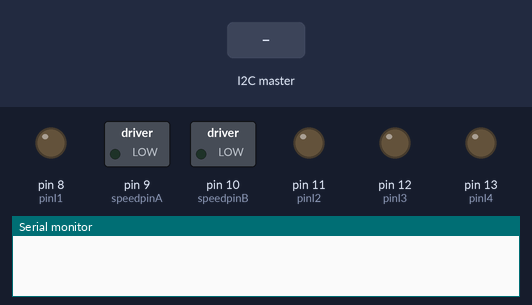
Simulated run of this sketch. Board: Arduino Uno, built with avr-gcc and run on an emulated ATmega328P. Parts: switched loads named in the sketch (green lamp = pin HIGH), output pins drawn as LEDs (lit = HIGH), the last lines printed to the serial monitor. The test bench sets the inputs (shaded band).

Above: at 1.2 s.
1.3 s: the I2C master sends the byte 1
At 2.4 s:
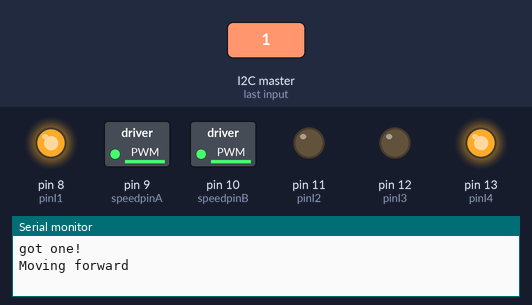
2.8 s: the I2C master sends the byte 0
At 3.5 s:
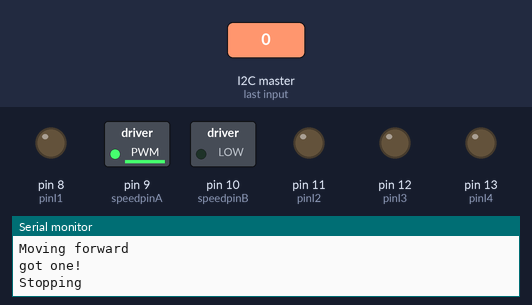
4.3 s: the I2C master sends the byte 2
At 4.7 s:
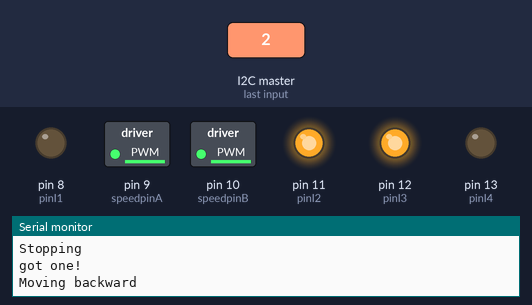
5.8 s: the I2C master sends the byte 90
At 7.0 s:
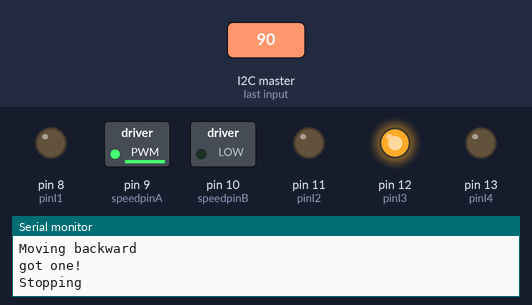
Timing chart, 0 to 8.3 s (numbered marks = the images above; inputs shaded):
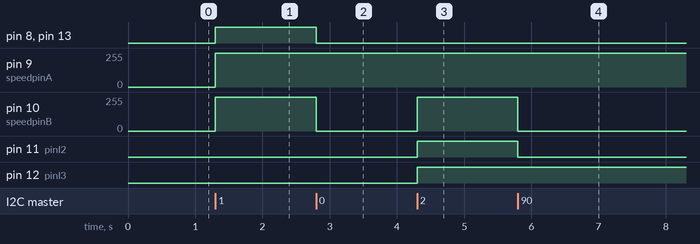

Measured:
- after the input at 1.3 s, pin 8 (pinI1), pin 13 (pinI4): LOW → HIGH at once; pin 9 (speedpinA), pin 10 (speedpinB): 0/255 → 254/255 at once
- after the input at 2.8 s, pin 8 (pinI1), pin 13 (pinI4): HIGH → LOW at once; pin 10 (speedpinB): 254/255 → 0/255 at once
- after the input at 4.3 s, pin 10 (speedpinB): 0/255 → 254/255 at once; pin 11 (pinI2), pin 12 (pinI3): LOW → HIGH at once
- after the input at 5.8 s, pin 10 (speedpinB): 254/255 → 0/255 at once; pin 11 (pinI2): HIGH → LOW at once

The sketch:

sketch.ino
```cpp
#include "FiniteStateMachine.h"
#include <Wire.h>

// Turning Motor Pins
const int pinI1=8;//define I1 interface
const int pinI2=11;//define I2 interface
const int speedpinA=9;//enable motor A

// Drive Motor Pins
const int pinI3=12;//define I3 interface
const int pinI4=13;//define I4 interface
const int speedpinB=10;//enable motor B

// Motor speed settings
const int speed = 254;

// States
State stop = State(stopMotion, NULL, NULL);
State forward = State(moveForward, NULL, NULL);
State left = State(moveLeft, NULL, NULL);
State right = State(moveRight, NULL, NULL);
State backward = State(moveBackward, NULL, NULL);

// State Machine Setup
FSM motionStateMachine = FSM(stop);

// Communication constants
const int cmdForward = 1;
const int cmdBackward = 2;
const int cmdRight = 3;
const int cmdLeft = 4;
const int cmdStop = 0;

void stopMotion()
{
    Serial.println("Stopping");
    haltLeftMotors();
    haltRightMotors();
}
void moveForward()
{
    Serial.println("Moving forward");
    forwardLeftMotors();
    forwardRightMotors();
}
void moveLeft()
{
    Serial.println("Moving left");
    forwardRightMotors();
    backwardLeftMotors();
}
void moveRight()
{
    Serial.println("Moving right");
    forwardLeftMotors();
    backwardRightMotors();
}
void moveBackward()
{
    Serial.println("Moving backward");
    backwardRightMotors();
    backwardLeftMotors();
}


// Specific Motor Controls
//// Left Motor Control
void haltLeftMotors()
{
    analogWrite(speedpinA,speed);
    digitalWrite(pinI2,LOW);
    digitalWrite(pinI1,LOW);
}

void forwardLeftMotors()
{
    analogWrite(speedpinA,speed);
    digitalWrite(pinI2,LOW);
    digitalWrite(pinI1,HIGH);
}

void backwardLeftMotors()
{
    analogWrite(speedpinA,speed);
    digitalWrite(pinI2,HIGH);
    digitalWrite(pinI1,LOW);
}

//// Right Motor Control
void haltRightMotors()
{
    analogWrite(speedpinB, 0);
    digitalWrite(pinI4,LOW);
    digitalWrite(pinI4,LOW);
    delay(50);
}

void forwardRightMotors()
{
    analogWrite(speedpinB,speed);
    digitalWrite(pinI4,HIGH);
    digitalWrite(pinI3,LOW);
    delay(50);
}

void backwardRightMotors()
{
    analogWrite(speedpinB,speed);
    digitalWrite(pinI4,LOW);
    digitalWrite(pinI3,HIGH);
    delay(50);
}

void setup()
{

  // Setup turning motor pins
  pinMode(pinI1,OUTPUT);
  pinMode(pinI2,OUTPUT);
  pinMode(speedpinA,OUTPUT);

  // Setup drive motor pins
  pinMode(pinI3,OUTPUT);
  pinMode(pinI4,OUTPUT);
  pinMode(speedpinB,OUTPUT);

  Wire.begin(4);
  Wire.onReceive(receiveEvent);
  Serial.begin(9600);

}

void loop()
{
    delay(100);
}

void receiveEvent(int howMany)
{
    Serial.println("got one!");
  char action;

  while(0 < Wire.available()) // loop through all but the last
  {
    action = Wire.read(); // receive byte as a character
    switch (action) {
        case cmdForward:
            motionStateMachine.immediateTransitionTo(forward);
            break;
        case cmdBackward:
            motionStateMachine.immediateTransitionTo(backward);
            break;
        case cmdRight:
            motionStateMachine.immediateTransitionTo(right);
            break;
        case cmdLeft:
            motionStateMachine.immediateTransitionTo(left);
            break;
        default:
            motionStateMachine.immediateTransitionTo(stop);
    }
  }
}
```

FiniteStateMachine.cpp
```cpp
// (licence header left out)
#include "FiniteStateMachine.h"

//FINITE STATE
State::State( void (*updateFunction)() ){
	userEnter = 0;
	userUpdate = updateFunction;
	userExit = 0;
}

State::State( void (*enterFunction)(), void (*updateFunction)(), void (*exitFunction)() ){
	userEnter = enterFunction;
	userUpdate = updateFunction;
	userExit = exitFunction;
}

//what to do when entering this state
void State::enter(){
	if (userEnter){
		userEnter();
	}
}

//what to do when this state updates
void State::update(){
	if (userUpdate){
		userUpdate();
	}
}

//what to do when exiting this state
void State::exit(){
	if (userExit){
		userExit();
	}
}
//END FINITE STATE


//FINITE STATE MACHINE
FiniteStateMachine::FiniteStateMachine(State& current){
	needToTriggerEnter = true;
	currentState = nextState = &current;
	stateChangeTime = 0;
}

FiniteStateMachine& FiniteStateMachine::update() {
	//simulate a transition to the first state
	//this only happens the first time update is called
	if (needToTriggerEnter) {
		currentState->enter();
		needToTriggerEnter = false;
	} else {
		if (currentState != nextState){
			immediateTransitionTo(*nextState);
		}
		currentState->update();
	}
	return *this;
}

FiniteStateMachine& FiniteStateMachine::transitionTo(State& state){
	nextState = &state;
	stateChangeTime = millis();
	return *this;
}

FiniteStateMachine& FiniteStateMachine::immediateTransitionTo(State& state){
	currentState->exit();
	currentState = nextState = &state;
	currentState->enter();
	stateChangeTime = millis();
	return *this;
}

//return the current state
State& FiniteStateMachine::getCurrentState() {
	return *currentState;
}

//check if state is equal to the currentState
boolean FiniteStateMachine::isInState( State &state ) const {
	if (&state == currentState) {
		return true;
	} else {
		return false;
	}
}

unsigned long FiniteStateMachine::timeInCurrentState() {
	millis() - stateChangeTime;
}
//END FINITE STATE MACHINE
```

FiniteStateMachine.h
```cpp
// (licence header left out)
#ifndef FINITESTATEMACHINE_H
#define FINITESTATEMACHINE_H

#include <Arduino.h>

#define NO_ENTER (0)
#define NO_UPDATE (0)
#define NO_EXIT (0)

#define FSM FiniteStateMachine

//define the functionality of the states
class State {
	public:
		State( void (*updateFunction)() );
		State( void (*enterFunction)(), void (*updateFunction)(), void (*exitFunction)() );
		//State( byte newId, void (*enterFunction)(), void (*updateFunction)(), void (*exitFunction)() );

		//void getId();
		void enter();
		void update();
		void exit();
	private:
		//byte id;
		void (*userEnter)();
		void (*userUpdate)();
		void (*userExit)();
};

//define the finite state machine functionality
class FiniteStateMachine {
	public:
		FiniteStateMachine(State& current);

		FiniteStateMachine& update();
		FiniteStateMachine& transitionTo( State& state );
		FiniteStateMachine& immediateTransitionTo( State& state );

		State& getCurrentState();
		boolean isInState( State &state ) const;

		unsigned long timeInCurrentState();

	private:
		bool 	needToTriggerEnter;
		State* 	currentState;
		State* 	nextState;
		unsigned long stateChangeTime;
};

#endif

/*
|| @changelog
|| | 1.7 2010-03-08- Alexander Brevig : Fixed a bug, constructor ran update, thanks to René Pressé
|| | 1.6 2010-03-08- Alexander Brevig : Added timeInCurrentState() , requested by sendhb
|| | 1.5 2009-11-29- Alexander Brevig : Fixed a bug, introduced by the below fix, thanks to Jon Hylands again...
|| | 1.4 2009-11-29- Alexander Brevig : Fixed a bug, enter gets triggered on the first state. Big thanks to Jon Hylands who pointed this out.
|| | 1.3 2009-11-01 - Alexander Brevig : Added getCurrentState : &State
|| | 1.3 2009-11-01 - Alexander Brevig : Added isInState : boolean, requested by Henry Herman
|| | 1.2 2009-05-18 - Alexander Brevig : enter and exit bug fix
|| | 1.1 2009-05-18 - Alexander Brevig : Added support for cascaded calls
|| | 1.0 2009-04-13 - Alexander Brevig : Initial Release
|| #
*/
```
